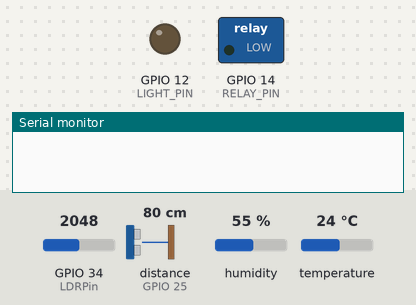
A sketch run on a simulated ESP32. Shown: switched loads named in the sketch (green lamp = pin HIGH), output pins drawn as LEDs (lit = HIGH), the last lines printed to the serial monitor. The test bench sets the inputs (shaded band); at power-on: distance to the obstacle (sensor on GPIO 25) 80 cm, temperature 24 °C, GPIO 34 (LDRPin) = 2048, humidity 55 %. The echo pulse lasts 58.3 µs per cm; WiFi joins after 1.5 s; servers stay silent unless stated.

Above: at 0.1 s.
At 3.2 s:
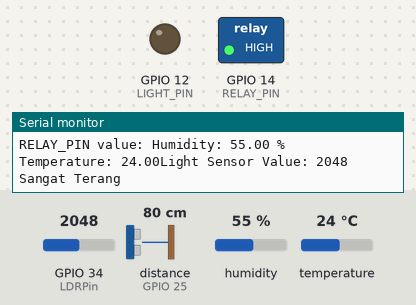
3.3 s: distance to the obstacle (sensor on GPIO 25) set to 17 cm
4.8 s: distance to the obstacle (sensor on GPIO 25) set to 12 cm
6.4 s: temperature set to 28 °C
7.9 s: temperature set to 31 °C
Timing chart, 0 to 10.9 s (numbered marks = the images above; inputs shaded):
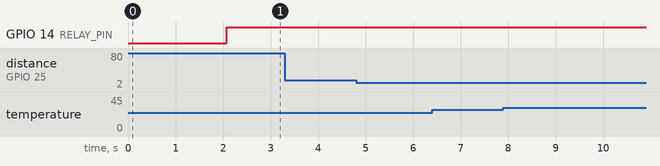

The sketch:

uap-ino.ino
```cpp
#include <NewPing.h>
#include <HTTPClient.h>
#include <WiFi.h>
#include "DHT.h"

#define TRIGGER_PIN 26  // D26
#define ECHO_PIN 25     // D25
#define MAX_DISTANCE 200 // Maximum distance we want to ping for (in centimeters). Maximum sensor distance is rated at 400-500cm.
#define LIGHT_PIN 12     // D12, the pin to which the light is connected
#define SERVER_URL "http://192.168.1.12:3000/api/sensor" // Update with your server IP

#define RELAY_PIN 14
#define DHTPIN 27
#define DHTTYPE DHT11
DHT dht(DHTPIN, DHTTYPE);

NewPing sonar(TRIGGER_PIN, ECHO_PIN, MAX_DISTANCE);

const int LDRPin = 34;
const char *ssid = "Widodo";
const char *password = "bigbunda123";
// int RELAY_PIN = 35;

void setup() {
  Serial.begin(115200);
  pinMode(LIGHT_PIN, OUTPUT);
  pinMode(LDRPin, INPUT);
  pinMode(RELAY_PIN, OUTPUT);
  dht.begin();
  // Connect to Wi-Fi
  WiFi.begin(ssid, password);
  while (WiFi.status() != WL_CONNECTED) {
    delay(1000);
    Serial.println("Connecting to WiFi...");
  }
  Serial.println("Connected to WiFi");
}

void analyzeLightSensor(int lightSensorValue) {
  Serial.print("Light Sensor Value: ");
  Serial.println(lightSensorValue);

  if (lightSensorValue >= 0 && lightSensorValue <= 50) {
    Serial.println("Keadaan Gelap");
  } else if (lightSensorValue > 50 && lightSensorValue <= 500) {
    Serial.println("Keadaan Redup");
  } else if (lightSensorValue > 500 && lightSensorValue <= 2000) {
    Serial.println("Cahaya Terang");
  } else {
    Serial.println("Sangat Terang");
  }
}

void loop() {
  delay(50);  // Wait for the sensor to stabilize

  int lightValue = analogRead(LDRPin);
  analyzeLightSensor(lightValue);
  unsigned int distance = sonar.ping_cm();
  float temperature = dht.readTemperature();
  float humidity = dht.readHumidity();

  if (distance != NO_ECHO) {
    Serial.print("Distance: ");
    Serial.print(distance);
    Serial.println(" cm");

    Serial.println("Object detected! Triggering action...");

    if (temperature < 30.0) {
      if (distance < 15 || lightValue < 1000) {
        // if (temperature > 30.0) {
        //     Serial.println("\nPERINGATAN: Suhu sangat panas! Aktifkan kipas angin kandang segera.");
        //     digitalWrite(RELAY_PIN, HIGH);
        // } else {
        //     Serial.println("\nSuhu dingin");
        //     digitalWrite(RELAY_PIN, LOW);
        // }
        // digitalWrite(RELAY_PIN, LOW);
        Serial.println("RELAY_PIN turned ON");
        digitalWrite(RELAY_PIN, LOW);
        Serial.print("RELAY_PIN value: ");
        Serial.print("\nHumidity: ");
        Serial.print(humidity);
        Serial.print(" %\t");
        Serial.print("\nTemperature: ");
        Serial.print(temperature);

        // sendData(distance, lightValue);
      }

      if (distance > 16 || lightValue > 1001) {
        // if (temperature > 30.0) {
        //     Serial.println("\nPERINGATAN: Suhu sangat panas! Aktifkan kipas angin kandang segera.");
        // } else {
        //     Serial.println("\nSuhu dingin");
        //     digitalWrite(RELAY_PIN, HIGH);
        // }
        // digitalWrite(RELAY_PIN, HIGH);
        Serial.println("RELAY_PIN turned OFF");
        digitalWrite(RELAY_PIN, HIGH);
        Serial.print("RELAY_PIN value: ");
        Serial.print("Humidity: ");
        Serial.print(humidity);
        Serial.print(" %\t");
        Serial.print("Temperature: ");
        Serial.print(temperature);

        // sendData(distance, lightValue);
      }
    } else {
        Serial.println("\nPERINGATAN: Suhu sangat panas! Aktifkan kipas angin kandang segera.");
        digitalWrite(RELAY_PIN, HIGH);
        Serial.print(" %\t");
        Serial.print("Temperature: ");
        Serial.print(temperature);
    }
  } else {
    Serial.println("Error: No echo");
  }

  delay(500);  // Adjust the delay based on your requirements
}

void sendData(int jarak, int ldr_value) {
  HTTPClient http;

  // Construct the JSON payload
  String payload = "{\"jarak\":" + String(jarak) + ",\"ldr_value\":" + String(ldr_value) + "}";

  http.begin(SERVER_URL);
  http.addHeader("Content-Type", "application/json");

  int httpResponseCode = http.POST(payload);

  if (httpResponseCode > 0) {
    Serial.print("HTTP Response code: ");
    Serial.println(httpResponseCode);
  } else {
    Serial.println("Error in HTTP request");
  }

  http.end();
}
```
